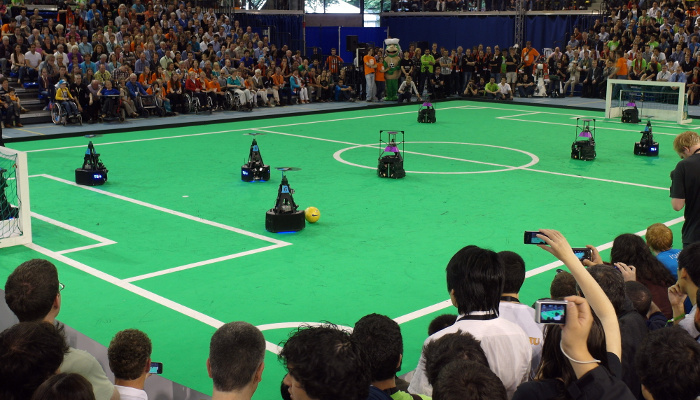
#> input picture camera/image.jpg, 700 x 400 px
$ python -i utils.py   (imports and definitions only)
#> lines starting #> are read from the running program, lines starting #| are printed output that depends on the picture
#> further down, picture is the input picture: shape (400, 700, 3); mean B, G, R 81.3, 113.6, 67.2
from math import atan2, pi, pow, sqrt
from typing import Any, Callable, Tuple

import cv2
import numpy as np

from handlers.math_ext import similarity

from .constants import *


# [54 lines left out: functions adjust_gamma, crop_surroundings, draws, blackout, mask, not called in this run]


def contour_squareness(contour):
    (_, (w, h), _) = cv2.minAreaRect(contour)
    return similarity(w, h)


HeuristicFunc = Callable[[Any], float]

# function that returns a "ball" heuristic, how similar a contour is to a ball
# [47 lines left out: functions ball_heuristic, find_optimal_blob, ed, open, close, not called in this run]


def exists(blob):
    return blob is not None and cv2.moments(blob)["m00"] != 0
    # if len(contours) == 0:
    #     return None
    # return max(contours, key=lambda el: heuristic(el))


# angle, distance, x, y
# [27 lines left out: functions loc, draw, not called in this run]


def detectlines(img):
    gray = cv2.cvtColor(img, cv2.COLOR_BGR2GRAY)
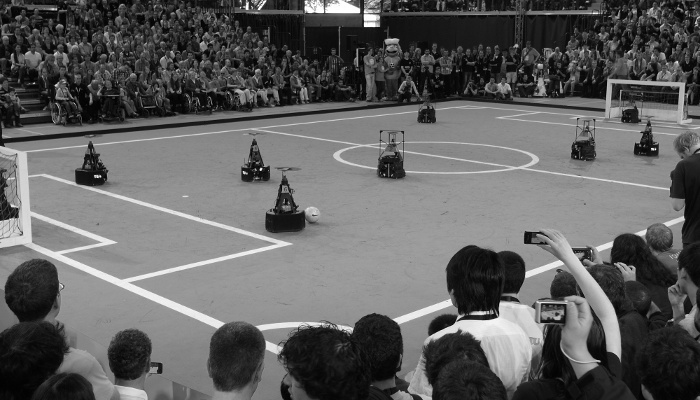
#> gray: shape (400, 700); min 0, max 255, mean 96

    kernel_size = 5
    blur_gray = cv2.GaussianBlur(gray, (kernel_size, kernel_size), 0)

    low_threshold = 50
    high_threshold = 150
    edges = cv2.Canny(blur_gray, low_threshold, high_threshold)
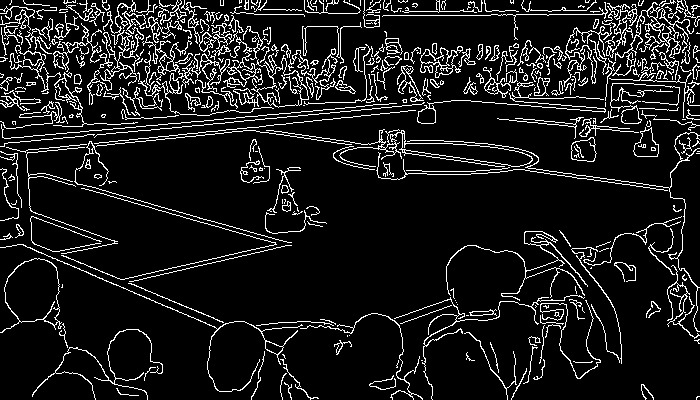
#> edges: shape (400, 700); 10.3% white in thin lines or dots

    rho = 1  # distance resolution in pixels of the Hough grid
    theta = np.pi / 180  # angular resolution in radians of the Hough grid
    threshold = 15  # minimum number of votes (intersections in Hough grid cell)
    min_line_length = 50  # minimum number of pixels making up a line
    max_line_gap = 20  # maximum gap in pixels between connectable line segments
    line_image = np.copy(img) * 0  # creating a blank to draw lines on
#> line_image: shape (400, 700, 3); every value is 0

    # Run Hough on edge detected image
    # Output "lines" is an array containing endpoints of detected line segments
    lines = cv2.HoughLinesP(
        edges, rho, theta, threshold, np.array([]), min_line_length, max_line_gap
    )
#> lines = 541 rows, first 6: [254, 105, 699, 19], [317, 140, 669, 190], [4, 58, 343, 76], [288, 133, 670, 187], [5, 102, 689, 42], [328, 56, 531, 45]

    for line in lines:
        for x1, y1, x2, y2 in line:
            cv2.line(line_image, (x1, y1), (x2, y2), (255, 0, 0), 5)
#> this loop made 541 passes
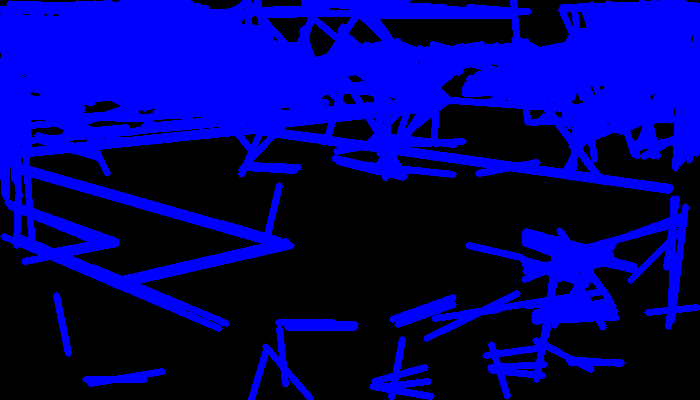
#> line_image: shape (400, 700, 3); mean B, G, R 113.2, 0, 0

    # Draw the lines on the  image
    lines_edges = cv2.addWeighted(line_image, 0.8, line_image, 1, 0)
    return line_image

>>> import cv2
>>> picture = cv2.imread('../image.jpg')
>>> result = detectlines(picture)

$ run again, on camera/cha.jpg
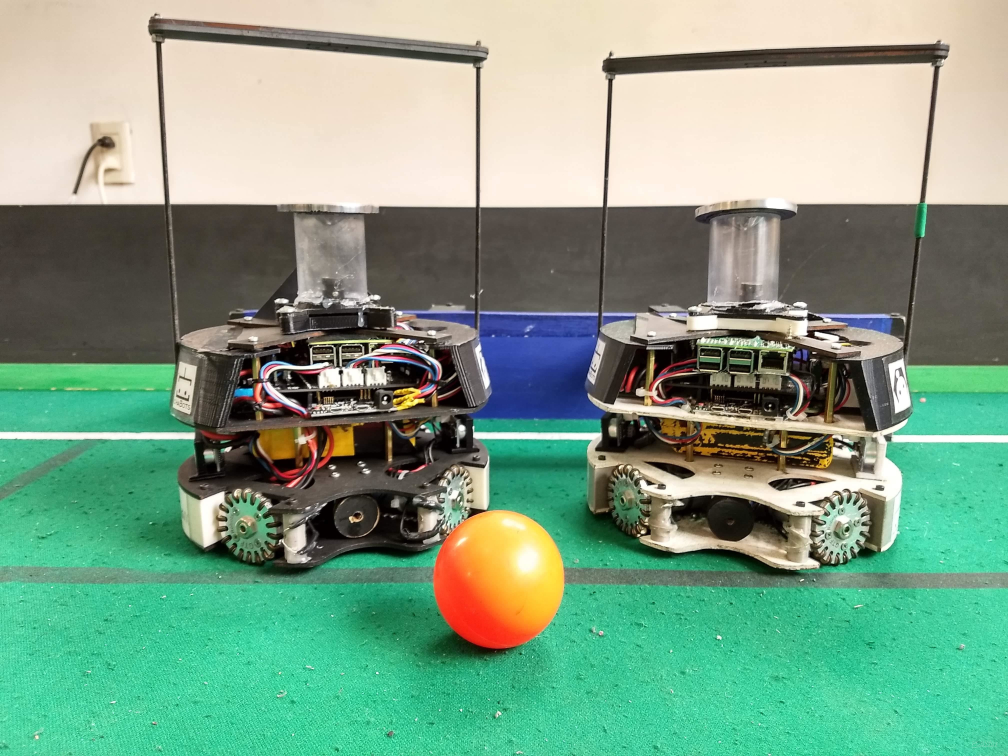
#> input picture camera/cha.jpg, 4032 x 3024 px (shown at 1/4 size)
#> picture is the input picture: shape (3024, 4032, 3); mean B, G, R 135, 160.1, 126
#> in detectlines, `edges = cv2.Canny(blur_gray, low_threshold, high_threshold)`:
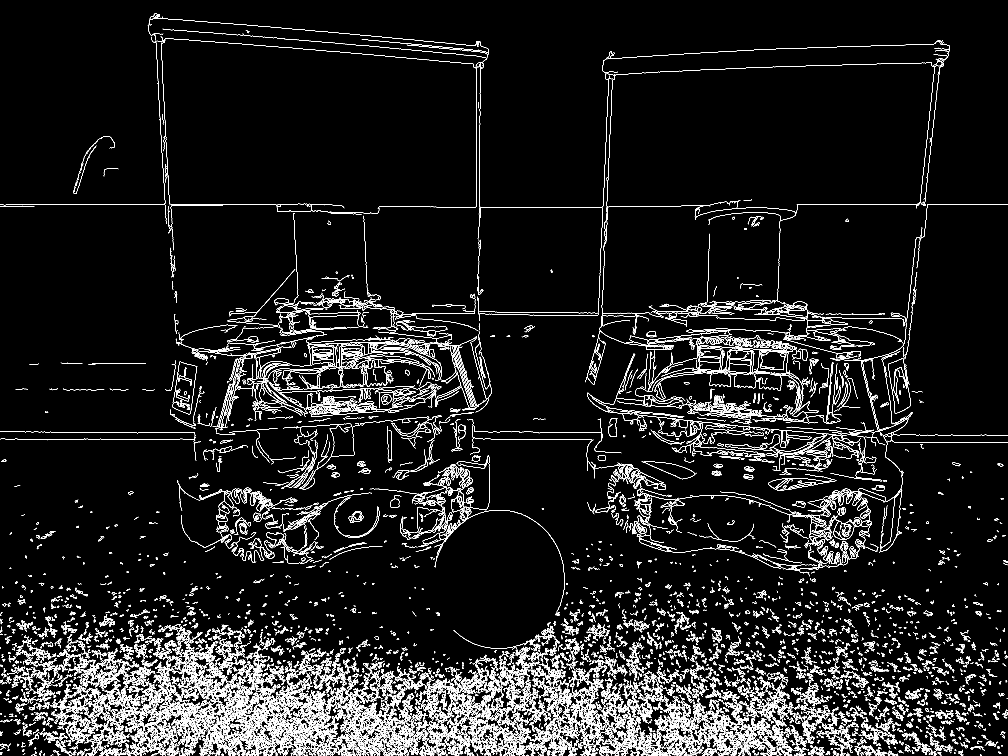
#> edges: shape (3024, 4032) (shown at 1/4 size); 4.2% white in thin lines or dots
#> the loop in detectlines, `for line in lines:` made 10034 passes
#> line on passes 1 to 3: [[844, 2588, 921, 2599]], [[2798, 2949, 3017, 2953]], [[1056, 2809, 1320, 2814]]
#> after the loop in detectlines, `for line in lines:`:
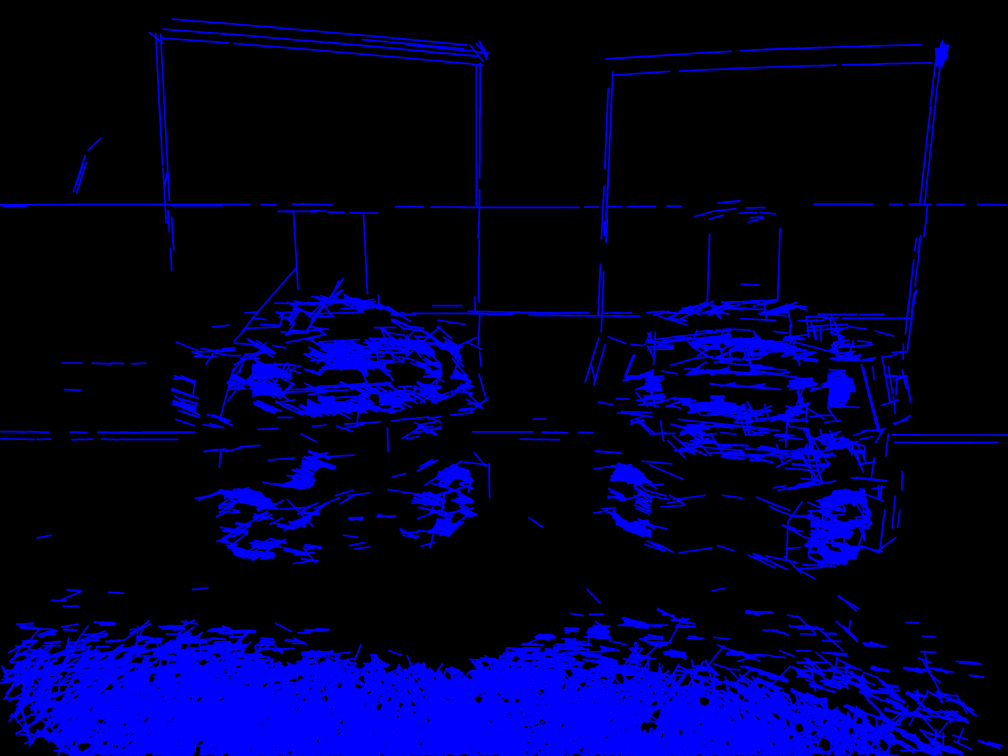
#> line_image: shape (3024, 4032, 3) (shown at 1/4 size); mean B, G, R 47.1, 0, 0

$ run again, on camera/gaming.png
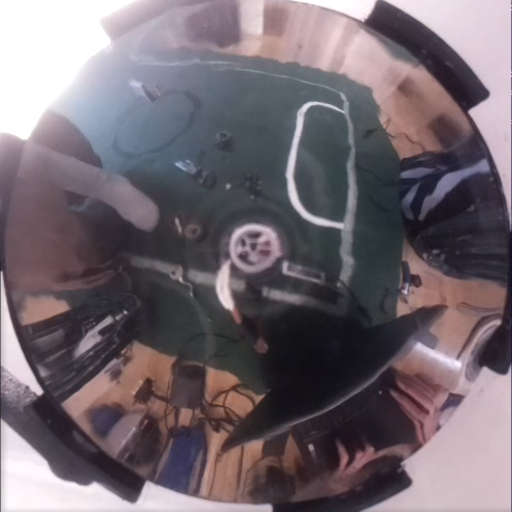
#> input picture camera/gaming.png, 1024 x 1023 px (shown at 1/2 size)
#> picture is the input picture: shape (1023, 1024, 3); mean B, G, R 111.9, 104.5, 114.6
#> in detectlines, `edges = cv2.Canny(blur_gray, low_threshold, high_threshold)`:
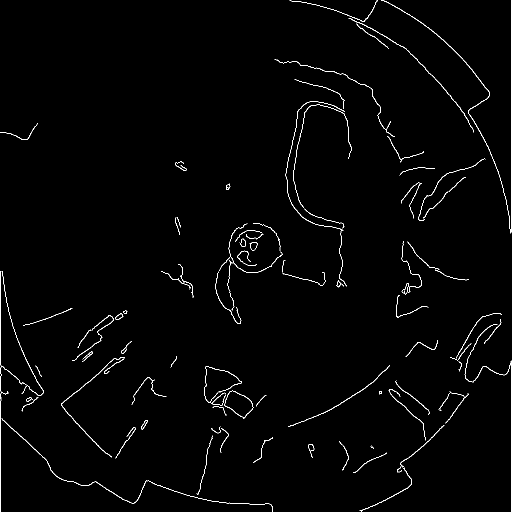
#> edges: shape (1023, 1024) (shown at 1/2 size); 1.3% white in thin lines or dots
#> lines = 100 rows, first 6: [1022, 1022, 1022, 721], [1, 1022, 1, 542], [811, 96, 861, 149], [394, 995, 413, 922], [123, 806, 188, 755], [845, 893, 901, 835]
#> the loop in detectlines, `for line in lines:` made 100 passes
#> after the loop in detectlines, `for line in lines:`:
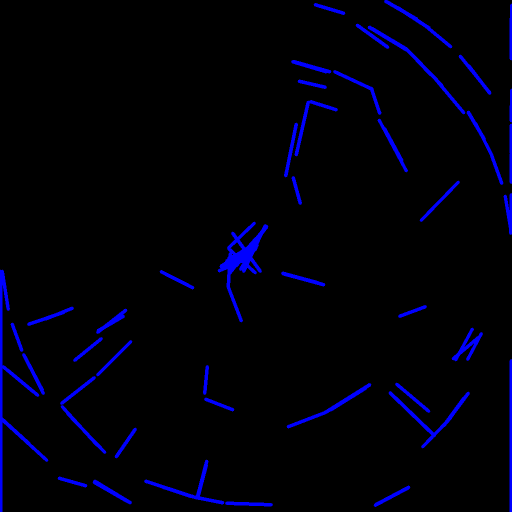
#> line_image: shape (1023, 1024, 3) (shown at 1/2 size); mean B, G, R 10.3, 0, 0
